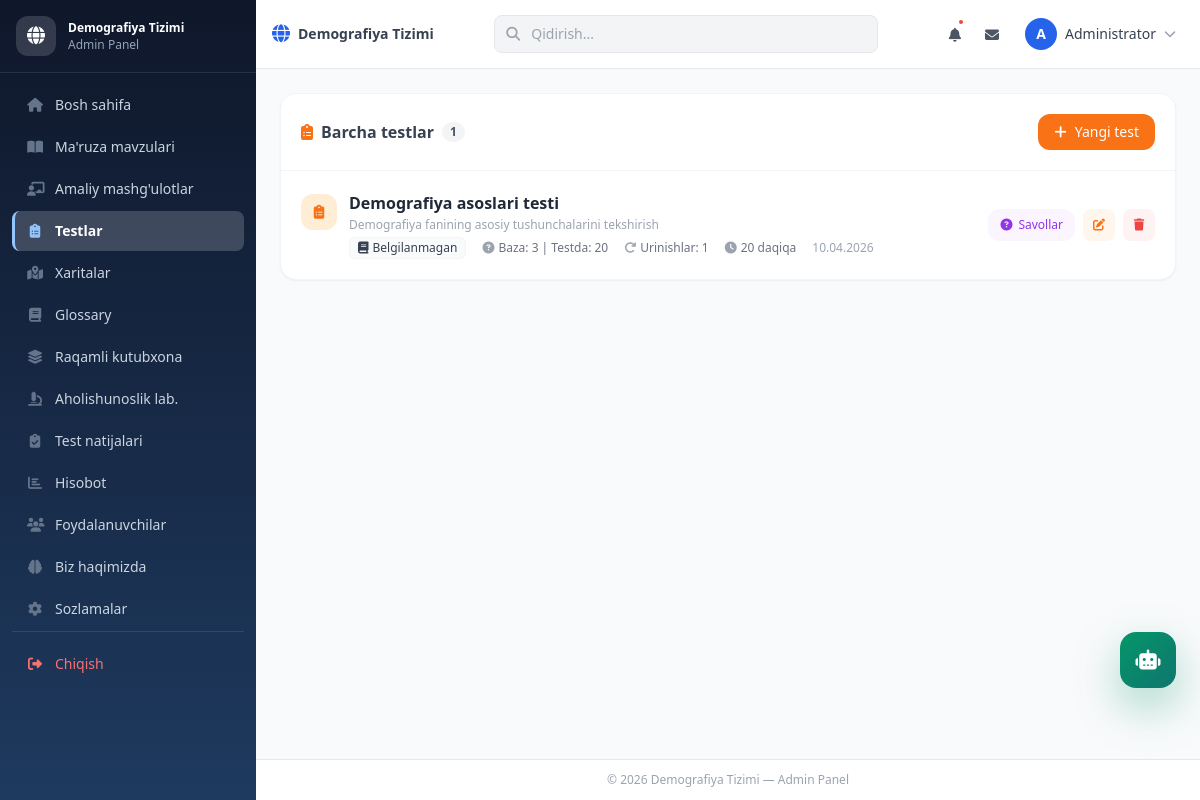
The app's page /admin/tests/index.php (signed in) with its own data.
### tables this page shows
CREATE TABLE IF NOT EXISTS tests (
    id INT AUTO_INCREMENT PRIMARY KEY,
    title VARCHAR(255) NOT NULL,
    description TEXT,
    duration INT DEFAULT 30,
    created_at TIMESTAMP DEFAULT CURRENT_TIMESTAMP,
    updated_at TIMESTAMP DEFAULT CURRENT_TIMESTAMP ON UPDATE CURRENT_TIMESTAMP
);

### config/config.php (called while the page is built, shortened)
<?php
class Database {
    private $host = 'localhost';
    private $db_name = 'demographydb';
    private $username = 'root';
    private $password = '';
    private $link;
    function __construct() {
        $this->link = mysqli_connect($this->host, $this->username, $this->password, $this->db_name);
        mysqli_set_charset($this->link, 'utf8mb4');
    }
    public function query($query) {
        return mysqli_query($this->link, $query);
    }
    public function get_data_by_table_all($table, $con = 'no') {
        $sql = "SELECT * FROM " . $table;
        if ($con != 'no') {
            $sql .= " " . $con;
        }
        $result = $this->query($sql);
        $data = [];
        while ($row = mysqli_fetch_assoc($result)) {
            $data[] = $row;
        }
        return $data;
    }
}

### includes/functions.php (called while the page is built, shortened)
<?php
require_once __DIR__ . '/../config/config.php';
$db = new Database();
function h($str) {
    return htmlspecialchars($str, ENT_QUOTES, 'UTF-8');
}

### admin/tests/index.php (the view, shortened to what this page needs)
<?php
require_once __DIR__ . '/../../includes/functions.php';
$tests = $db->get_data_by_table_all('tests', 'ORDER BY created_at DESC');
include __DIR__ . '/../../includes/admin_header.php';
?>
<div class="bg-white rounded-2xl shadow-sm border border-gray-100">
    <div class="flex flex-col sm:flex-row sm:items-center justify-between p-5 border-b border-gray-100 gap-3">
        <h3 class="font-semibold text-gray-700 flex items-center gap-2">
            <i class="fas fa-clipboard-list text-orange-500"></i> Barcha testlar
            <span class="text-xs bg-gray-100 text-gray-600 px-2 py-0.5 rounded-full"><?= count($tests) ?></span>
        </h3>
        <a href="<?= BASE_URL ?>/admin/tests/create.php"
           class="inline-flex items-center gap-2 bg-orange-500 hover:bg-orange-600 text-white text-sm font-medium px-4 py-2 rounded-xl transition">
            <i class="fas fa-plus"></i> Yangi test
        </a>
    </div>
    <?php if (empty($tests)): ?>
    <div class="text-center py-16">
        <div class="w-16 h-16 bg-gray-100 rounded-full flex items-center justify-center mx-auto mb-4">
            <i class="fas fa-clipboard-list text-gray-400 text-2xl"></i>
        </div>
        <p class="text-gray-500 font-medium">Testlar mavjud emas</p>
        <a href="<?= BASE_URL ?>/admin/tests/create.php" class="inline-flex items-center gap-2 mt-4 bg-orange-500 text-white text-sm px-4 py-2 rounded-xl hover:bg-orange-600 transition">
            <i class="fas fa-plus"></i> Qo'shish
        </a>
    </div>
    <?php else: ?>
    <div class="divide-y divide-gray-50">
        <?php foreach ($tests as $t):
            $q_count_res = $db->query("SELECT COUNT(*) as cnt FROM questions WHERE test_id = {$t['id']}");
            $q_count = mysqli_fetch_assoc($q_count_res)['cnt'];
            $module_name = 'Belgilanmagan';
            $module_icon = 'fas fa-book';
            $module_color = 'gray';
        ?>
        <div class="p-5 hover:bg-gray-50 transition">
            <div class="flex flex-col sm:flex-row sm:items-center gap-4">
                <div class="flex-1 min-w-0">
                    <div class="flex items-center gap-3 mb-1">
                        <div class="w-9 h-9 bg-orange-100 rounded-xl flex items-center justify-center flex-shrink-0">
                            <i class="fas fa-clipboard-list text-orange-500 text-sm"></i>
                        </div>
                        <div>
                            <h4 class="font-semibold text-gray-800"><?= h($t['title']) ?></h4>
                            <p class="text-xs text-gray-400 mt-0.5"><?= h(mb_substr($t['description'] ?? '', 0, 80)) ?></p>
                        </div>
                    </div>
                    <div class="flex items-center gap-4 ml-12 mt-1 flex-wrap">
                        <span class="text-xs text-<?= $module_color ?>-700 bg-<?= $module_color ?>-50 px-2 py-0.5 rounded-md flex items-center gap-1 font-medium border border-<?= $module_color ?>-100">
                            <i class="<?= $module_icon ?>"></i> <?= h($module_name) ?>
                        </span>
                        <span class="text-xs text-gray-500 flex items-center gap-1">
                            <i class="fas fa-question-circle text-gray-400"></i> Baza: <?= $q_count ?> | Testda: <?= $t['questions_limit'] ?? 20 ?>
                        </span>
                        <span class="text-xs text-gray-500 flex items-center gap-1">
                            <i class="fas fa-redo text-gray-400"></i> Urinishlar: <?= $t['attempts_limit'] ?? 1 ?>
                        </span>
                        <span class="text-xs text-gray-500 flex items-center gap-1">
                            <i class="fas fa-clock text-gray-400"></i> <?= $t['duration'] ?> daqiqa
                        </span>
                        <span class="text-xs text-gray-400">
                            <?= date('d.m.Y', strtotime($t['created_at'])) ?>
                        </span>
                    </div>
                </div>
                <div class="flex items-center gap-2 flex-shrink-0">
                    <a href="<?= BASE_URL ?>/admin/tests/questions/index.php?test_id=<?= $t['id'] ?>"
                       class="inline-flex items-center gap-1.5 bg-purple-50 hover:bg-purple-100 text-purple-600 text-xs font-medium px-3 py-2 rounded-xl transition">
                        <i class="fas fa-question-circle"></i> Savollar
                    </a>
                    <a href="<?= BASE_URL ?>/admin/tests/edit.php?id=<?= $t['id'] ?>"
                       class="w-8 h-8 bg-orange-50 hover:bg-orange-100 text-orange-500 rounded-lg flex items-center justify-center transition">
                        <i class="fas fa-edit text-xs"></i>
                    </a>
                    <a href="<?= BASE_URL ?>/admin/tests/delete.php?id=<?= $t['id'] ?>"
                       onclick="return swalDelete(event, this, 'Test va barcha savollari o\'chiriladi!')"
                       class="w-8 h-8 bg-red-50 hover:bg-red-100 text-red-500 rounded-lg flex items-center justify-center transition">
                        <i class="fas fa-trash text-xs"></i>
                    </a>
                </div>
            </div>
        </div>
        <?php endforeach; ?>
    </div>
    <?php endif; ?>
</div>
<?php include __DIR__ . '/../../includes/admin_footer.php'; ?>

### records on screen
tests: title "Demografiya asoslari testi", description "Demografiya fanining asosiy tushunchalarini tekshirish", module_name "Belgilanmagan", q_count "3", questions_limit "20", attempts_limit "1", duration "20", created_at "10.04.2026"

### other values on screen
SITE_NAME "Demografiya Tizimi"
substr($_SESSION['full_name'] ?? 'A', 0, 1) "A"
$_SESSION['full_name'] "Administrator"
count($tests) "1"
